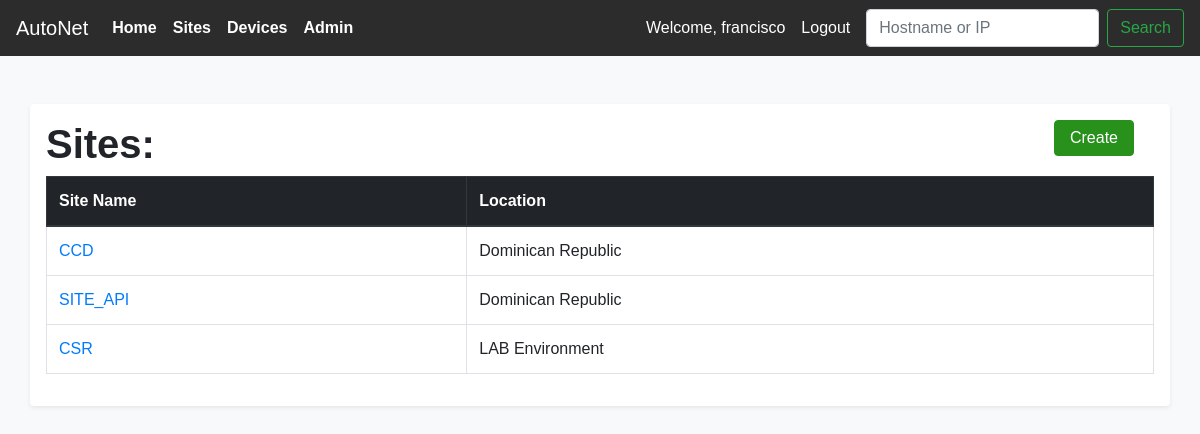
Page /sites (signed in) on the committed database.
### main_app/models.py (models this page shows, shortened)
class Sites(models.Model):
    site_name = models.CharField(max_length=100)
    site_location = models.CharField(max_length=250)
    uuid = models.UUIDField( #used by the API to look up the record
                            db_index=True,
                            default=uuid_lib.uuid4,
                            editable=False)
    site_address = models.CharField(max_length=400, null=True)
    site_poc_name = models.CharField(max_length=100)
    site_poc_number = models.CharField(max_length=30)

### main_app/views.py (the view)
# urls.py: path('sites', views.SitesListView.as_view(), name='viewsites'),
class SitesListView(LoginRequiredMixin, ListView):
    context_object_name = 'sites'
    model = models.Sites
    paginate_by = 10

### main_app/templates/main_app/sites_list.html (shortened to what this page needs)
{% extends 'main_app/main_app_base.html' %}
{%block content %}
  <div class="container shadow-sm p-3 mb-5 bg-white rounded">
    <div class="container">
      <a href="{% url 'main_app:createsite' %}">
        <input class="btn-class float-right" id="btn-save" type="submit" value="Create">
      </a>
    </div>
    <div class="">
      <h1><strong>Sites:</strong></h1>
        <table class="table table-bordered">
          <thead class="thead-dark">
            <th>Site Name</th>
            <th>Location</th>
          </thead>
          {% for site in sites %}
          <tr >
              <td><a href="sites/{{ site.id }}">{{site.site_name}}</a></td>
              <td>{{site.site_location}}</td>
          </tr>
          {%endfor%}
        </table>
      </div>
    </div>
{%endblock content %}

### main_app/templates/main_app/main_app_base.html (shortened to what this page needs)
<!DOCTYPE html>
<html lang="en" dir="ltr">
  <head>
    <link rel="stylesheet" href="https://stackpath.bootstrapcdn.com/bootstrap/4.1.3/css/bootstrap.min.css">
    {% load staticfiles %}
    <link rel="stylesheet" href="{% static 'css/form.css' %}">
  </head>
  <body class="bg-light" style="font-family: sans-serif;">
    <header>
    <div class="mb-4">
      <nav class="navbar navbar-expand-lg navbar-dark fixed-top" style="background-color: #2c2c2d;">
        <a class="navbar-brand" href="{% url 'main_app:home' %}">AutoNet</a>
        <div class="collapse navbar-collapse" id="navbarSupportedContent">
          <ul class="navbar-nav mr-auto">
            <li class="nav-item active">
              <a class="nav-link" href="{% url 'main_app:home' %}"><strong>Home</strong><span class="sr-only">(current)</span></a>
            </li>
            <li class="nav-item active">
              <a class="nav-link" href="{% url 'main_app:viewsites' %}"><strong>Sites</strong></a>
            </li>
            <li class="nav-item active">
              <a class="nav-link" href="{% url 'main_app:viewdevices' %}"><strong>Devices</strong></a>
            </li>
            <li class="nav-item active">
              <a class="nav-link" href="{% url 'admin:index' %}"><strong>Admin</strong></a>
            </li>
          </ul>
          <div class="">
            {% if user.is_authenticated%}
            <ul class="navbar-nav mr-auto">
              <li class="nav-item active">
                <a class="nav-link" href="#">Welcome, {{user.username}}</a>
              </li>
              <li class="nav-item active">
                <a class="nav-link" href="{% url 'users:logout' %}">Logout</a>
              </li>
            </ul>
            {% endif %}
          </div>
          <form class="form-inline my-2 my-lg-0" action="{% url 'main_app:search'%}" method="get">
              <input class="form-control ml-2 mr-sm-2 " type="search"  name="item" placeholder="Hostname or IP" aria-label="Search">
              <button class="btn btn-outline-success my-2 my-sm-0" type="submit">Search</button>
        </form>
        </div>
      </nav>
    </div>
    </header>
    <br>
    <div class="container" style="padding: 16px 0px;">
    </div>
    <br>
    {%block content %}
    {%endblock content %}
  </body>
</html>

### main_app/static/css/form.css (style rules this page uses)
#btn-save { background-color: #27911b; color: white; padding: 5px 15px; margin: 0px 5px; border: 1px solid #27911b; border-radius: 4px; }

### rows in the picture
Sites: site_name "CCD", site_location "Dominican Republic"
Sites: site_name "SITE_API", site_location "Dominican Republic"
Sites: site_name "CSR", site_location "LAB Environment"

### other values in the picture
{{ user.username }} "francisco"
